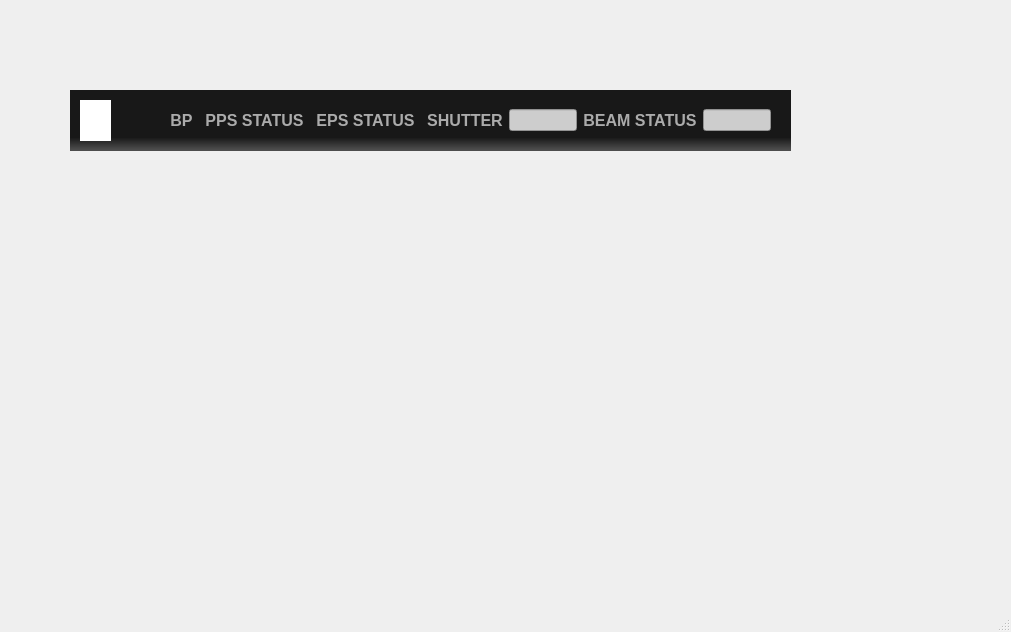
<?xml version="1.0" encoding="UTF-8"?>
<ui version="4.0">
 <class>MainWindow</class>
 <widget class="QMainWindow" name="MainWindow">
  <property name="geometry">
   <rect>
    <x>0</x>
    <y>0</y>
    <width>1011</width>
    <height>632</height>
   </rect>
  </property>
  <property name="windowTitle">
   <string>MainWindow</string>
  </property>
  <property name="styleSheet">
   <string notr="true"/>
  </property>
  <widget class="QWidget" name="centralwidget">
   <widget class="QWidget" name="frame" native="true">
    <property name="geometry">
     <rect>
      <x>70</x>
      <y>90</y>
      <width>721</width>
      <height>61</height>
     </rect>
    </property>
    <property name="maximumSize">
     <size>
      <width>721</width>
      <height>61</height>
     </size>
    </property>
    <property name="styleSheet">
     <string notr="true">background-color: qlineargradient(spread:pad, x1:0.521, y1:0.725505, x2:0.521, y2:0.989247, stop:0.198925 rgba(24, 24, 24, 255), stop:0.94086 rgba(76, 76, 76, 255));</string>
    </property>
    <widget class="QLabel" name="labelLogoSiriusCabecario">
     <property name="geometry">
      <rect>
       <x>10</x>
       <y>10</y>
       <width>31</width>
       <height>41</height>
      </rect>
     </property>
     <property name="maximumSize">
      <size>
       <width>81</width>
       <height>41</height>
      </size>
     </property>
     <property name="autoFillBackground">
      <bool>false</bool>
     </property>
     <property name="styleSheet">
      <string notr="true">background-color: rgb(255, 255, 255);
</string>
     </property>
     <property name="text">
      <string/>
     </property>
     <property name="pixmap">
      <pixmap>logoSirius.png</pixmap>
     </property>
     <property name="scaledContents">
      <bool>true</bool>
     </property>
    </widget>
    <widget class="QWidget" name="">
     <property name="geometry">
      <rect>
       <x>100</x>
       <y>0</y>
       <width>601</width>
       <height>61</height>
      </rect>
     </property>
     <layout class="QHBoxLayout" name="horizontalLayout">
      <item>
       <widget class="QLabel" name="labelBp">
        <property name="styleSheet">
         <string notr="true">background-color: transparent;</string>
        </property>
        <property name="text">
         <string>&lt;html&gt;&lt;head/&gt;&lt;body&gt;&lt;p&gt;&lt;span style=&quot; font-size:12pt; font-weight:600; color:#ababab;&quot;&gt;BP&lt;/span&gt;&lt;/p&gt;&lt;/body&gt;&lt;/html&gt;</string>
        </property>
        <property name="scaledContents">
         <bool>true</bool>
        </property>
        <property name="alignment">
         <set>Qt::AlignCenter</set>
        </property>
       </widget>
      </item>
      <item>
       <widget class="QLabel" name="labelBpBool">
        <property name="sizePolicy">
         <sizepolicy hsizetype="Ignored" vsizetype="Ignored">
          <horstretch>0</horstretch>
          <verstretch>0</verstretch>
         </sizepolicy>
        </property>
        <property name="maximumSize">
         <size>
          <width>31</width>
          <height>21</height>
         </size>
        </property>
        <property name="autoFillBackground">
         <bool>false</bool>
        </property>
        <property name="text">
         <string/>
        </property>
        <property name="pixmap">
         <pixmap>../led_green.png</pixmap>
        </property>
        <property name="scaledContents">
         <bool>true</bool>
        </property>
        <property name="alignment">
         <set>Qt::AlignCenter</set>
        </property>
       </widget>
      </item>
      <item>
       <widget class="QLabel" name="labelPpsStatus">
        <property name="autoFillBackground">
         <bool>false</bool>
        </property>
        <property name="styleSheet">
         <string notr="true">background-color: transparent;</string>
        </property>
        <property name="text">
         <string>&lt;html&gt;&lt;head/&gt;&lt;body&gt;&lt;p&gt;&lt;span style=&quot; font-size:12pt; font-weight:600; color:#ababab;&quot;&gt;PPS STATUS&lt;/span&gt;&lt;/p&gt;&lt;/body&gt;&lt;/html&gt;</string>
        </property>
        <property name="scaledContents">
         <bool>true</bool>
        </property>
        <property name="alignment">
         <set>Qt::AlignCenter</set>
        </property>
       </widget>
      </item>
      <item>
       <widget class="QLabel" name="labelPpsStatus_2">
        <property name="sizePolicy">
         <sizepolicy hsizetype="Ignored" vsizetype="Ignored">
          <horstretch>0</horstretch>
          <verstretch>0</verstretch>
         </sizepolicy>
        </property>
        <property name="maximumSize">
         <size>
          <width>31</width>
          <height>21</height>
         </size>
        </property>
        <property name="text">
         <string/>
        </property>
        <property name="pixmap">
         <pixmap>../led_green.png</pixmap>
        </property>
        <property name="scaledContents">
         <bool>true</bool>
        </property>
        <property name="alignment">
         <set>Qt::AlignCenter</set>
        </property>
       </widget>
      </item>
      <item>
       <widget class="QLabel" name="labelEpsStatus">
        <property name="autoFillBackground">
         <bool>false</bool>
        </property>
        <property name="styleSheet">
         <string notr="true">background-color: transparent;</string>
        </property>
        <property name="text">
         <string>&lt;html&gt;&lt;head/&gt;&lt;body&gt;&lt;p&gt;&lt;span style=&quot; font-size:12pt; font-weight:600; color:#ababab;&quot;&gt;EPS STATUS&lt;/span&gt;&lt;/p&gt;&lt;/body&gt;&lt;/html&gt;</string>
        </property>
        <property name="scaledContents">
         <bool>true</bool>
        </property>
        <property name="alignment">
         <set>Qt::AlignCenter</set>
        </property>
       </widget>
      </item>
      <item>
       <widget class="QLabel" name="labelEpsStatus_2">
        <property name="sizePolicy">
         <sizepolicy hsizetype="Ignored" vsizetype="Ignored">
          <horstretch>0</horstretch>
          <verstretch>0</verstretch>
         </sizepolicy>
        </property>
        <property name="maximumSize">
         <size>
          <width>31</width>
          <height>21</height>
         </size>
        </property>
        <property name="text">
         <string/>
        </property>
        <property name="pixmap">
         <pixmap>../led_green.png</pixmap>
        </property>
        <property name="scaledContents">
         <bool>true</bool>
        </property>
        <property name="alignment">
         <set>Qt::AlignCenter</set>
        </property>
       </widget>
      </item>
      <item>
       <widget class="QLabel" name="labelShutter">
        <property name="autoFillBackground">
         <bool>false</bool>
        </property>
        <property name="styleSheet">
         <string notr="true">background-color: transparent;</string>
        </property>
        <property name="text">
         <string>&lt;html&gt;&lt;head/&gt;&lt;body&gt;&lt;p&gt;&lt;span style=&quot; font-size:12pt; font-weight:600; color:#ababab;&quot;&gt;SHUTTER&lt;/span&gt;&lt;/p&gt;&lt;/body&gt;&lt;/html&gt;</string>
        </property>
        <property name="scaledContents">
         <bool>true</bool>
        </property>
        <property name="alignment">
         <set>Qt::AlignCenter</set>
        </property>
       </widget>
      </item>
      <item>
       <widget class="QLineEdit" name="lineEditShutter">
        <property name="maximumSize">
         <size>
          <width>100</width>
          <height>16777215</height>
         </size>
        </property>
        <property name="autoFillBackground">
         <bool>false</bool>
        </property>
        <property name="styleSheet">
         <string notr="true">background-color: rgb(205, 205, 205);</string>
        </property>
        <property name="alignment">
         <set>Qt::AlignCenter</set>
        </property>
        <property name="readOnly">
         <bool>true</bool>
        </property>
       </widget>
      </item>
      <item>
       <widget class="QLabel" name="labelBeamStatus">
        <property name="autoFillBackground">
         <bool>false</bool>
        </property>
        <property name="styleSheet">
         <string notr="true">background-color: transparent;</string>
        </property>
        <property name="text">
         <string>&lt;html&gt;&lt;head/&gt;&lt;body&gt;&lt;p&gt;&lt;span style=&quot; font-size:12pt; font-weight:600; color:#ababab;&quot;&gt;BEAM STATUS&lt;/span&gt;&lt;/p&gt;&lt;/body&gt;&lt;/html&gt;</string>
        </property>
        <property name="scaledContents">
         <bool>true</bool>
        </property>
        <property name="alignment">
         <set>Qt::AlignCenter</set>
        </property>
       </widget>
      </item>
      <item>
       <widget class="QLineEdit" name="lineEditBeamStatus">
        <property name="maximumSize">
         <size>
          <width>100</width>
          <height>16777215</height>
         </size>
        </property>
        <property name="autoFillBackground">
         <bool>false</bool>
        </property>
        <property name="styleSheet">
         <string notr="true">background-color: rgb(205, 205, 205);</string>
        </property>
        <property name="alignment">
         <set>Qt::AlignCenter</set>
        </property>
        <property name="readOnly">
         <bool>true</bool>
        </property>
       </widget>
      </item>
     </layout>
    </widget>
   </widget>
   <zorder>frame</zorder>
   <zorder>labelBp</zorder>
   <zorder>labelBpBool</zorder>
   <zorder>labelPpsStatus_2</zorder>
   <zorder>labelPpsStatus</zorder>
   <zorder>labelEpsStatus_2</zorder>
   <zorder>labelEpsStatus</zorder>
   <zorder>labelShutter</zorder>
   <zorder>labelBeamStatus</zorder>
   <zorder>lineEditShutter</zorder>
   <zorder>lineEditBeamStatus</zorder>
   <zorder>labelBeamStatus</zorder>
  </widget>
  <widget class="QMenuBar" name="menubar">
   <property name="geometry">
    <rect>
     <x>0</x>
     <y>0</y>
     <width>1011</width>
     <height>17</height>
    </rect>
   </property>
  </widget>
  <widget class="QStatusBar" name="statusbar"/>
 </widget>
 <resources>
  <include location="resources.qrc"/>
 </resources>
 <connections/>
</ui>
